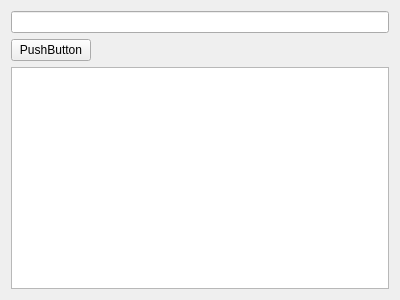
<?xml version="1.0" encoding="UTF-8"?>
<ui version="4.0">
 <class>Item</class>
 <widget class="QWidget" name="Item">
  <property name="geometry">
   <rect>
    <x>0</x>
    <y>0</y>
    <width>400</width>
    <height>300</height>
   </rect>
  </property>
  <property name="windowTitle">
   <string>文件</string>
  </property>
  <layout class="QGridLayout" name="gridLayout">
   <item row="0" column="0">
    <layout class="QVBoxLayout" name="verticalLayout">
     <item>
      <widget class="QLineEdit" name="lineEdit"/>
     </item>
     <item>
      <layout class="QHBoxLayout" name="horizontalLayout">
       <item>
        <widget class="QPushButton" name="showInvalidButton">
         <property name="text">
          <string>PushButton</string>
         </property>
        </widget>
       </item>
       <item>
        <spacer name="horizontalSpacer">
         <property name="orientation">
          <enum>Qt::Horizontal</enum>
         </property>
         <property name="sizeHint" stdset="0">
          <size>
           <width>40</width>
           <height>20</height>
          </size>
         </property>
        </spacer>
       </item>
      </layout>
     </item>
     <item>
      <widget class="QTreeView" name="treeView"/>
     </item>
    </layout>
   </item>
  </layout>
 </widget>
 <resources/>
 <connections/>
</ui>
